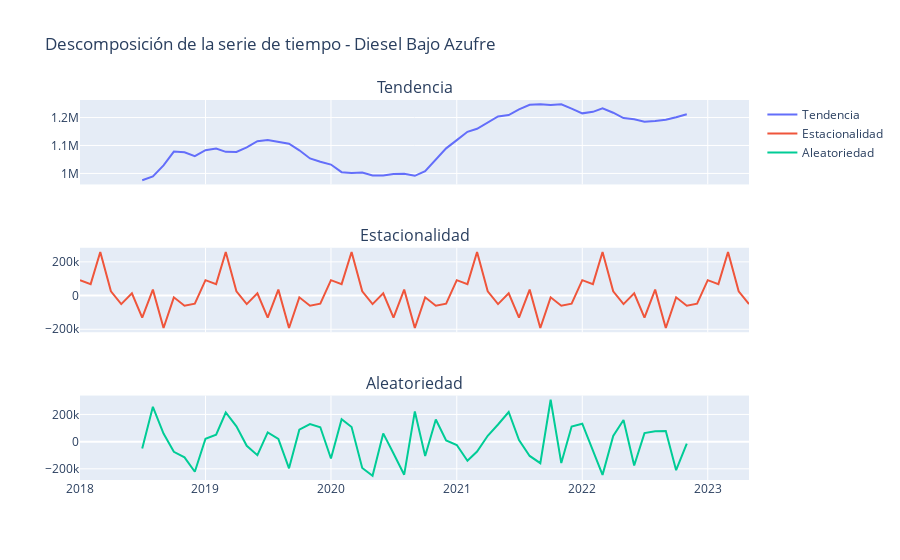

Notebook cell for this chart:
### Markdown cell above
### Descomposición de la serie

### Code cell
d_serie_dba = seasonal_decompose(data_dba.set_index('fecha')['diesel_bajo_azufre'].astype(float))
fig = make_subplots(rows=3, cols=1, shared_xaxes=True, subplot_titles=('Tendencia', 'Estacionalidad', 'Aleatoriedad'))

fig.add_trace(go.Scatter(x=d_serie_dba.trend.index, y=d_serie_dba.trend, mode='lines', name='Tendencia'), row=1, col=1)
fig.add_trace(go.Scatter(x=d_serie_dba.seasonal.index, y=d_serie_dba.seasonal, mode='lines', name='Estacionalidad'), row=2, col=1)
fig.add_trace(go.Scatter(x=d_serie_dba.resid.index, y=d_serie_dba.resid, mode='lines', name='Aleatoriedad'), row=3, col=1)

fig.update_layout(title='Descomposición de la serie de tiempo - Diesel Bajo Azufre')
fig.show()
